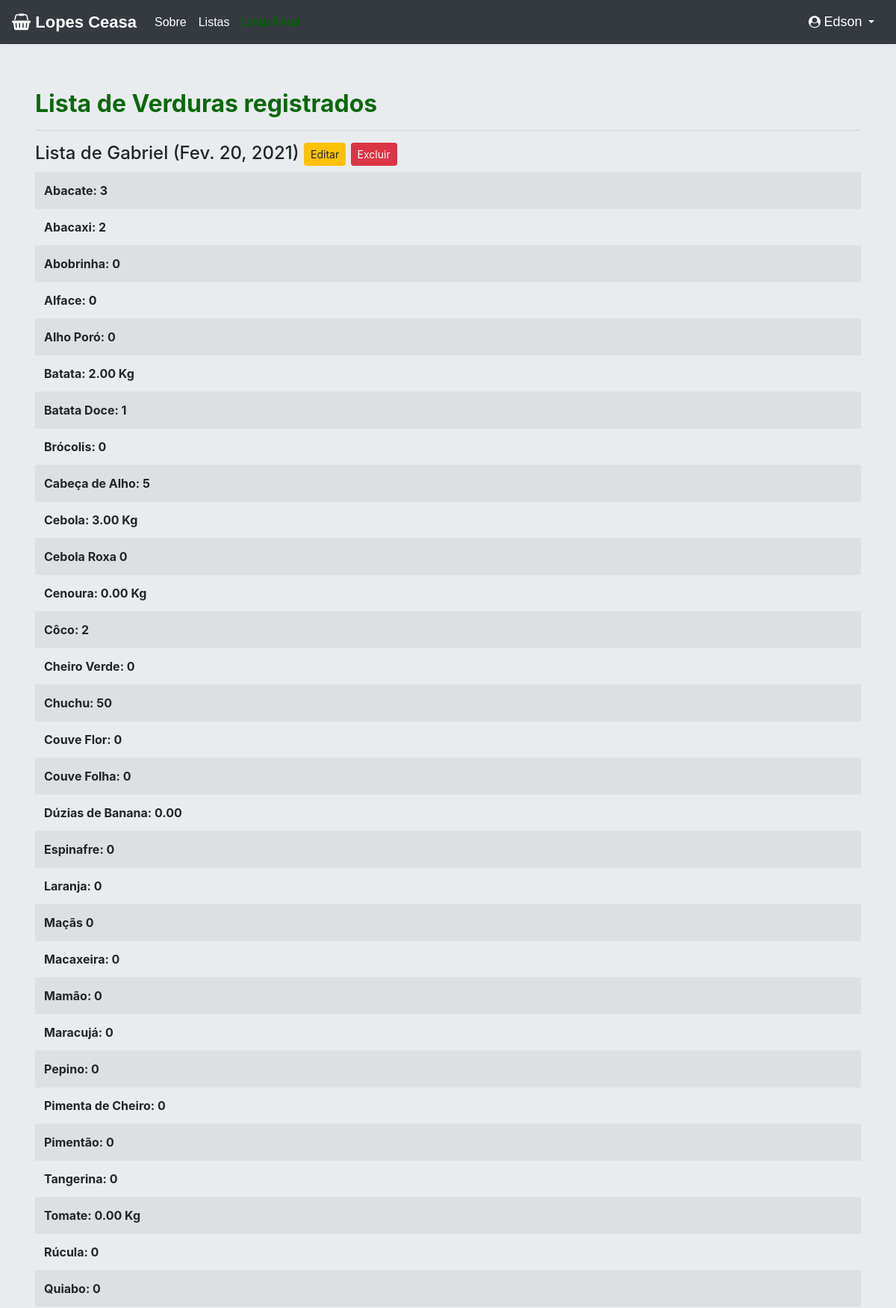
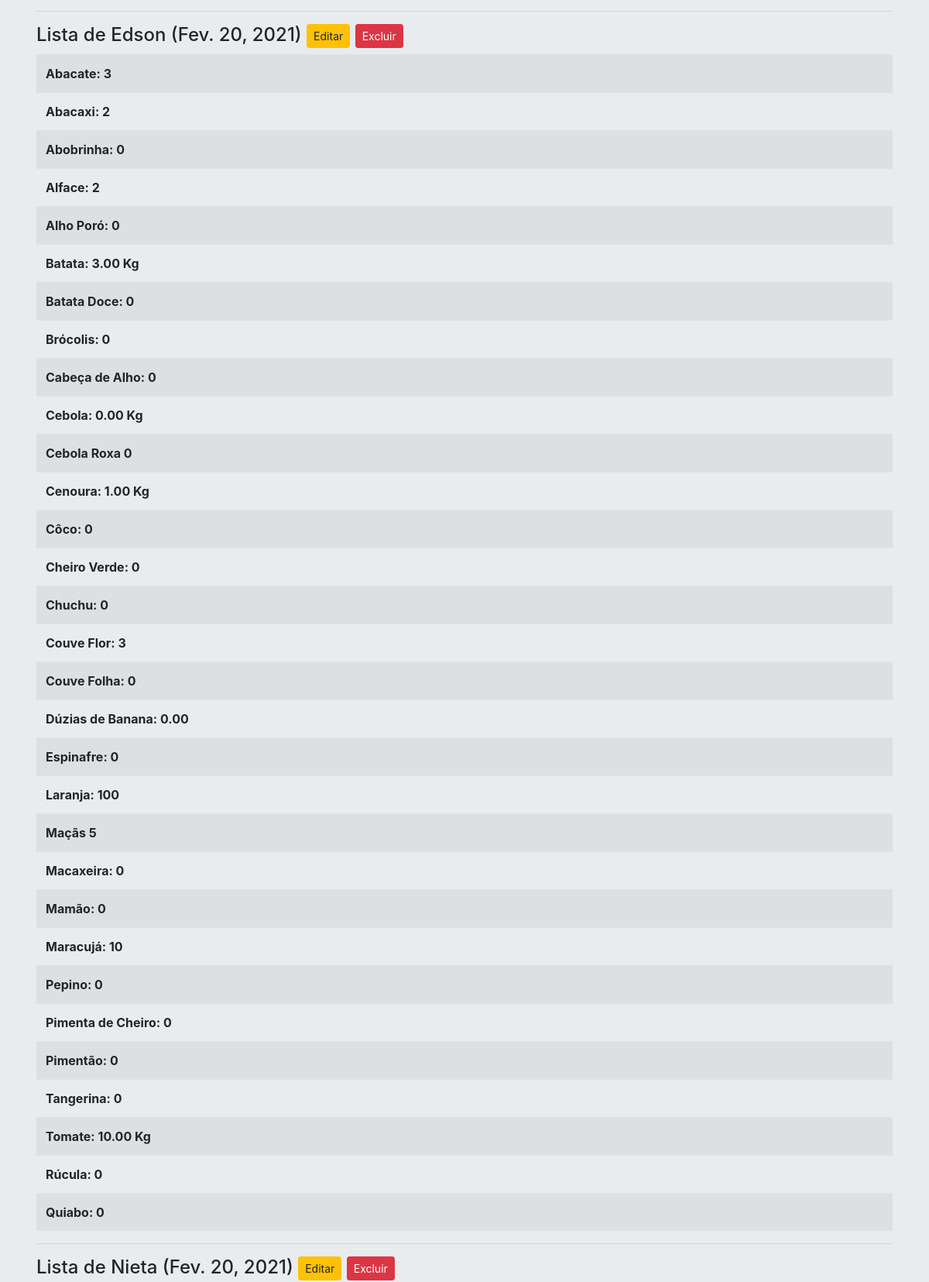
The app's page /listar/verduras/ (signed in, upper part) with its own data (2 pictures, top to bottom).
### cadastros/models.py (models this page shows, shortened)
class Verdura(models.Model):
    data = models.DateField(default=timezone.now)
    usuario = models.ForeignKey(User, on_delete=models.PROTECT)
    abacate = models.IntegerField(default=0)
    abacaxi = models.IntegerField(default=0)
    abobrinha = models.IntegerField(default=0)
    alface = models.IntegerField(default=0)
    alho_poro = models.IntegerField(default=0, verbose_name='Alho Poró')
    batata = models.DecimalField(default=0, verbose_name='Batata (kg)', help_text='Quantidade de Batatas x 0.13', decimal_places=2, max_digits=5)
    batata_doce = models.IntegerField(default=0)
    brocolis = models.IntegerField(default=0)
    cabeca_de_alho = models.IntegerField(default=0, verbose_name='Cabeça de Alho')
    cebola = models.DecimalField(default=0, verbose_name='Cebola (kg)', max_digits=5, decimal_places=2, help_text='Quantidade de Cebolas x 0.15')
    cebola_roxa = models.IntegerField(default=0, verbose_name='Cebola Roxa')
    cenoura = models.DecimalField(default=0, verbose_name='Cenoura (kg)',
                                  help_text='Quantidade de Cenouras x 0.2', decimal_places=2, max_digits=5)
    coco = models.IntegerField(default=0)
    cheiro_verde = models.IntegerField(default=0, verbose_name='Cheiro Verde')
    chuchu = models.IntegerField(default=0)
    couve_flor = models.IntegerField(default=0, verbose_name='Couve Flor')
    couve_folha = models.IntegerField(default=0, verbose_name='Couve Folha')
    banana = models.DecimalField(
        default=0, verbose_name='Dúzias de Banana',
         decimal_places=2, max_digits=5, help_text='Dúzias em valor decimal.')
    espinafre = models.IntegerField(default=0)
    laranja = models.IntegerField(default=0)
    maca = models.IntegerField(default=0, verbose_name='Maçã')
    macaxeira = models.IntegerField(default=0)
    mamao = models.IntegerField(default=0, verbose_name='Mamão')
    maracuja = models.IntegerField(default=0, verbose_name='Maracujá')
    pepino = models.IntegerField(default=0)
    pimenta_de_cheiro = models.IntegerField(default=0, verbose_name='Pimenta de Cheiro')
    pimentao = models.IntegerField(default=0, verbose_name='Pimentão')
    tangerina = models.IntegerField(default=0)
    tomate = models.DecimalField(default=0, decimal_places=2, max_digits=5, help_text='Quantidade de Tomates x 0.15')
    rucula = models.IntegerField(default=0, verbose_name='Rúcula')
    quiabo = models.IntegerField(default=0)

### cadastros/views.py (the view)
# urls.py: path('listar/verduras/', VerduraTotalList.as_view(), name='listar-verduras-total'),
class VerduraTotalList(LoginRequiredMixin, ListView):
    login_url = reverse_lazy('login')
    model = Verdura
    template_name = 'cadastros/listas/verduras.html'
    def get_queryset(self):
        self.object_list = Verdura.objects.all()
        return self.object_list

### cadastros/templates/cadastros/listas/verduras.html (shortened to what this page needs)
{% extends "paginas/templates/modelopro.html" %}
{% load static}
{% block titulo %}
{% block principal %}
<h2 style="font-weight: bold; color: rgb(12, 104, 12);">Lista de Verduras registrados</h2>
<hr>
{% for verdura in object_list %}
<table class="table table-striped">
    <h4 >Lista de {{verdura.usuario}} ({{verdura.data}})
        <a href="{% url 'editar-verduras' verdura.pk %}" class="btn btn-warning btn-sm" title="Editar">Editar</a>
        <a href="{% url 'excluir-verduras' verdura.pk %}" class="btn btn-danger btn-sm" title="Excluir">Excluir</a>
    </h4>
    <tr>
        <th>Abacate: {{ verdura.abacate }}</th>
    </tr>
    <tr>
        <th>Abacaxi: {{ verdura.abacaxi }}</th>
    </tr>
    <tr>
        <th>Abobrinha: {{ verdura.abobrinha }}</th>
    </tr>
    <tr>
        <th>Alface: {{ verdura.alface }}</th>
    </tr>
    <tr>
        <th>Alho Poró: {{ verdura.alho_poro }}</th>
    </tr>
    <tr>
        <th>Batata: {{ verdura.batata }} Kg</th>
    </tr>
    <tr>
        <th>Batata Doce: {{ verdura.batata_doce }}</th>
    </tr>
    <tr>
        <th>Brócolis: {{ verdura.brocolis }}</th>
    </tr>
    <tr>
        <th>Cabeça de Alho: {{ verdura.cabeca_de_alho }}</th>
    </tr>
    <tr>
        <th>Cebola: {{ verdura.cebola}} Kg</th>
    </tr>
    <tr>
        <th>Cebola Roxa {{ verdura.cebola_roxa }}</th>
    </tr>
    <tr>
        <th>Cenoura: {{ verdura.cenoura }} Kg</th>
    </tr>
    <tr>
        <th>Côco: {{ verdura.coco }}</th>
    </tr>
    <tr>
        <th>Cheiro Verde: {{ verdura.cheiro_verde }}</th>
    </tr>
    <tr>
        <th>Chuchu: {{ verdura.chuchu }}</th>
    </tr>
    <tr>
        <th>Couve Flor: {{ verdura.couve_flor }}</th>
    </tr>
    <tr>
        <th>Couve Folha: {{ verdura.couve_folha }}</th>
    </tr>
    <tr>
        <th>Dúzias de Banana: {{ verdura.banana }}</th>
    </tr>
    <tr>
        <th>Espinafre: {{ verdura.espinafre }}</th>
    </tr>
    <tr>
        <th>Laranja: {{ verdura.laranja }}</th>
    </tr>
    <tr>
        <th>Maçãs {{ verdura.maca }}</th>
    </tr>
    <tr>
        <th>Macaxeira: {{ verdura.macaxeira }}</th>
    </tr>
    <tr>
        <th>Mamão: {{ verdura.mamao }}</th>
    </tr>
    <tr>
        <th>Maracujá: {{ verdura.maracuja }}</th>
    </tr>
    <tr>
        <th>Pepino: {{ verdura.pepino }}</th>
    </tr>
    <tr>
        <th>Pimenta de Cheiro: {{ verdura.pimenta_de_cheiro }}</th>
    </tr>
    <tr>
        <th>Pimentão: {{ verdura.pimentao }}</th>
    </tr>
    <tr>
        <th>Tangerina: {{ verdura.tangerina }}</th>
    </tr>
    <tr>
        <th>Tomate: {{ verdura.tomate }} Kg</th>
    </tr>
    <tr>
        <th>Rúcula: {{ verdura.rucula }}</th>
    </tr>
    <tr>
        <th>Quiabo: {{ verdura.quiabo }}</th>
    </tr>
</table>
<hr>
{% empty %}
<tr>
    <td colspan="3">Nenhuma lista registrada</td>
    {% endfor %}
{%endblock%}

### paginas/templates/modelopro.html (shortened to what this page needs)
{% load static %}
<!DOCTYPE html>
<html lang="pt-BR">
  <head>
<link href="{% static 'css/bootstrap.css' %}" rel="stylesheet">
<link rel="stylesheet" href="https://maxcdn.bootstrapcdn.com/font-
awesome/4.7.0/css/font-awesome.min.css">
    <link href="{% static 'css/jumbotron.css' %}" rel="stylesheet">
  </head>
  <body>
    {% block navbar %}
  <div class="container">
    <nav class="navbar navbar-expand-md navbar-dark fixed-top bg-dark">
      <a class="navbar-brand" href="{% url 'index' %}" style="font-weight: bold; font-size: 22px; font-family:sans-serif;">
        <i class="fa fa-shopping-basket" aria-hidden="true" ></i>
        Lopes Ceasa
      </a>
      <div class="collapse navbar-collapse" id="navbarsExampleDefault">
        <ul class="navbar-nav mr-auto">
          <li class="nav-item active">
            <a class="nav-link" href="{% url 'sobre' %}" style="font-family: sans-serif;">
              Sobre <span class="sr-only">(atual)</span>
            </a>
          </li>
          {% if request.user.is_authenticated%}
          <li class="nav-item active">
            <a class="nav-link" href="{% url 'listar-verduras-total' %}" style="font-family: sans-serif;" >
              Listas
            </a>
          </li>
          <li class="nav-item active">
            <a class="nav-link" href="{% url 'listar-verduras-final' %}" style="font-family: sans-serif; font-weight: bold; color: darkgreen;">
            </a>
          </li>
          {%endif%}
        </ul>
        <ul class="navbar-nav">
          {% if request.user.is_authenticated%}
          <div class="btn-group">
            <button class="btn btn-dark dropdown-toggle" type="button" id="triggerId" data-toggle="dropdown" aria-haspopup="true"
                aria-expanded="false">
                <i class="fa fa-user-circle"></i>
                <span id="username" style="font-size: 18px; font-family: sans-serif;">{{request.user}}</span>
            </button>
          </div>
          {% else %}
          <li class="nav-item active">
            <a class="nav-link" href="{% url 'login' %}" style="font-family: sans-serif;">
              <i class="fa fa-sign-in" aria-hidden="true"></i>
              Login
            </a>
          {%endif%}
        </ul>
      </div>
    </nav>
  </div>
<main role="main">
  {% endblock %}
<main role="main">
  <div class="jumbotron">
    <div class="container">
      {% block principal %}{% endblock %}
</main>
</html>

### paginas/static/css/jumbotron.css (style rules this page uses)
body { padding-top: 3.5rem; }

### records on screen
Verdura: usuario "Gabriel", data "Fev. 20, 2021", abacate "3", abacaxi "2", abobrinha "0", alface "0", alho_poro "0", batata "2.00", batata_doce "1", brocolis "0", cabeca_de_alho "5", cebola "3.00", cebola_roxa "0", cenoura "0.00", coco "2", cheiro_verde "0", chuchu "50", couve_flor "0", couve_folha "0", banana "0.00", espinafre "0", laranja "0", maca "0", macaxeira "0", mamao "0", maracuja "0", pepino "0", pimenta_de_cheiro "0", pimentao "0", tangerina "0", tomate "0.00", rucula "0", quiabo "0"
Verdura: usuario "Edson", data "Fev. 20, 2021", abacate "3", abacaxi "2", abobrinha "0", alface "2", alho_poro "0", batata "3.00", batata_doce "0", brocolis "0", cabeca_de_alho "0", cebola "0.00", cebola_roxa "0", cenoura "1.00", coco "0", cheiro_verde "0", chuchu "0", couve_flor "3", couve_folha "0", banana "0.00", espinafre "0", laranja "100", maca "5", macaxeira "0", mamao "0", maracuja "10", pepino "0", pimenta_de_cheiro "0", pimentao "0", tangerina "0", tomate "10.00", rucula "0", quiabo "0"
Verdura: usuario "Nieta", data "Fev. 20, 2021"

### other values on screen
{{ request.user }} "Edson"
